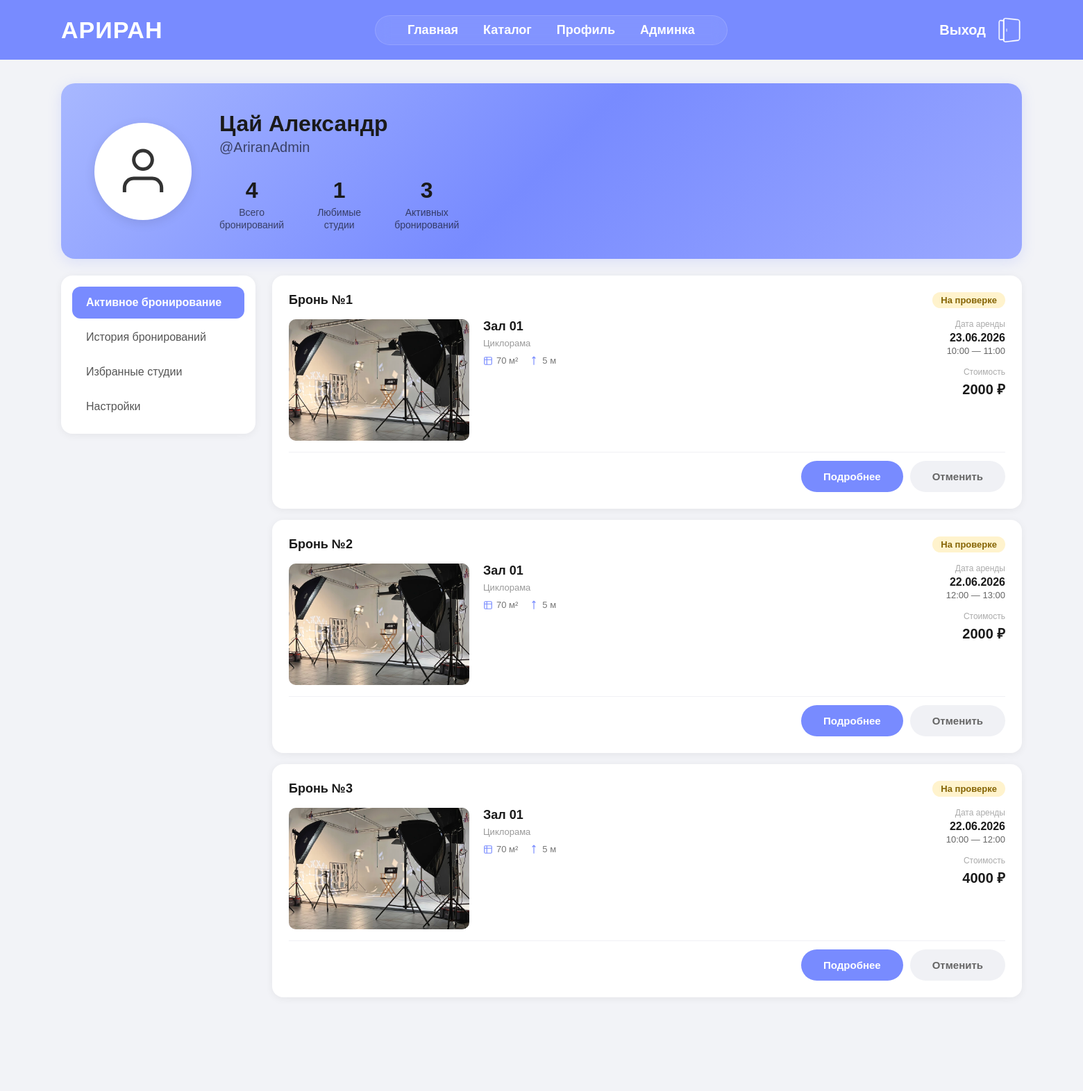
Page /profile/ (signed in, upper part) on the earlier database version.
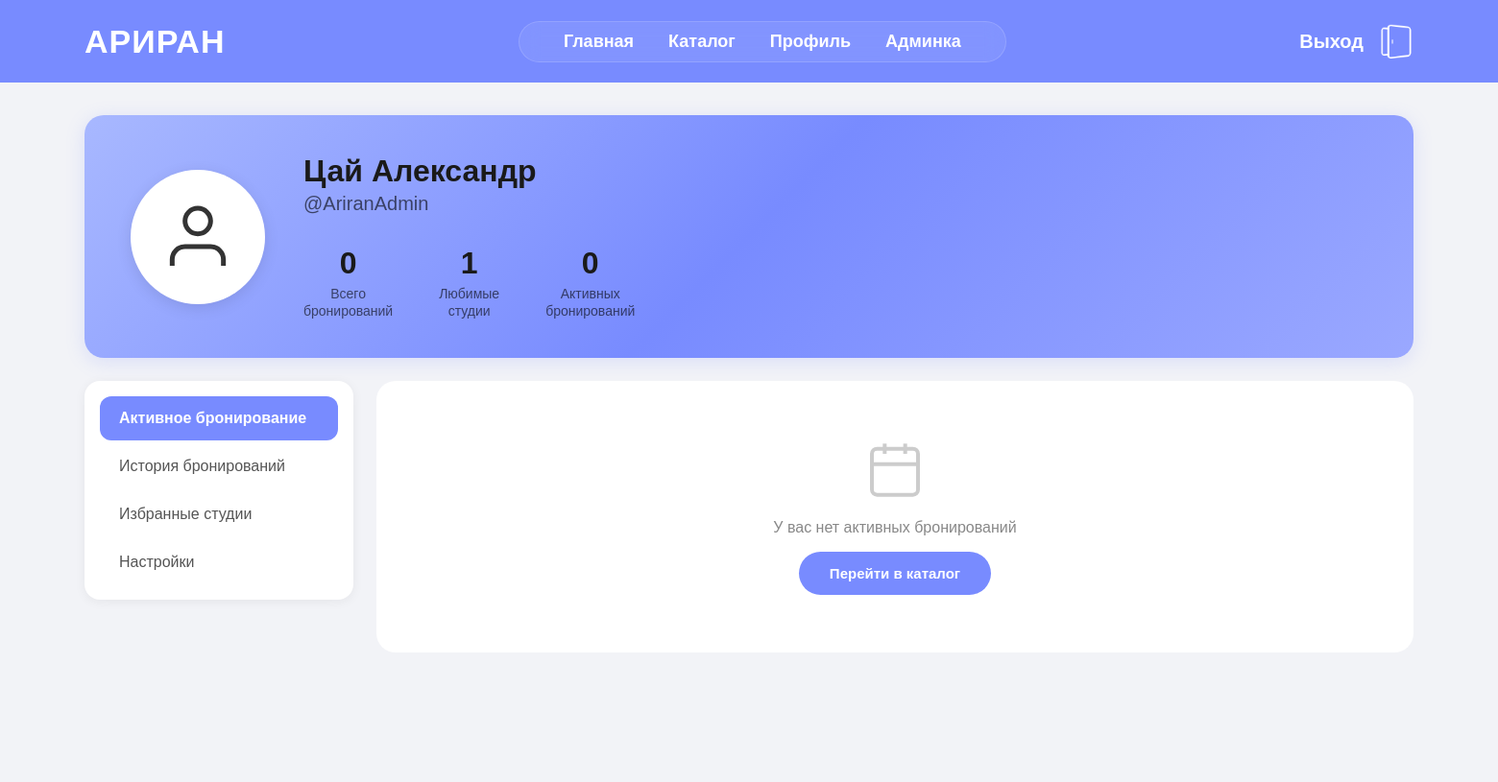
Same page on the later database version.
### studios/models.py (models this page shows, shortened)
class Booking(models.Model):
    STATUS_CHOICES = (
        ('pending', 'На проверке'),
        ('confirmed', 'Подтверждено'),
        ('rejected', 'Отклонено'),
    )
    user = models.ForeignKey(User, on_delete=models.CASCADE, related_name='bookings', null=False)
    studio = models.ForeignKey(Studio, on_delete=models.CASCADE, related_name='bookings', null=False)
    start_time = models.DateTimeField('Начало', null=False)
    end_time = models.DateTimeField('Окончание', null=False)
    equipment = models.ManyToManyField(Equipment, blank=True, related_name='bookings', verbose_name='Оборудование')
    status = models.CharField('Статус', max_length=20, choices=STATUS_CHOICES, default='pending', null=False)
    rejection_reason = models.TextField('Причина отклонения', null=True, blank=True)
    created_at = models.DateTimeField('Дата создания', auto_now_add=True, null=False)
    class Meta:
        verbose_name = 'Бронирование'
        verbose_name_plural = 'Бронирования'
        db_table = 'booking'
        ordering = ['-start_time']
    def total_price(self):
        from decimal import Decimal
        hours = Decimal(str((self.end_time - self.start_time).total_seconds() / 3600))
        return int(hours * self.studio.price_per_hour)

class Studio(models.Model):
    name = models.CharField('Название', max_length=255, null=False)
    category = models.ForeignKey(
        Category, on_delete=models.CASCADE,
        related_name='studios',
        null=True, blank=True,
        verbose_name='Категория'
    )
    interior = models.ForeignKey(
        Interior, on_delete=models.CASCADE,
        related_name='studios',
        null=True, blank=True,
        verbose_name='Интерьер'
    )
    description = models.TextField('Описание', null=False)
    price_per_hour = models.DecimalField('Цена за час', max_digits=10, decimal_places=2, null=False)
    area = models.IntegerField('Площадь (м²)', null=False)
    ceiling_height = models.IntegerField('Высота потолков (м)', default=3, null=False)
    is_available = models.BooleanField('Доступна', default=True, null=False)
    created_at = models.DateTimeField('Дата добавления', auto_now_add=True, null=False)
    class Meta:
        verbose_name = 'Студия'
        verbose_name_plural = 'Студии'
        db_table = 'studio'
        ordering = ['name']

class StudioPhoto(models.Model):
    studio = models.ForeignKey(
        Studio, on_delete=models.CASCADE,
        related_name='photos',
        null=False,
        verbose_name='Студия'
    )
    image = models.ImageField('Фото', upload_to='studios/', null=False)
    order = models.IntegerField('Порядок', default=0, null=False)
    class Meta:
        verbose_name = 'Фотография студии'
        verbose_name_plural = 'Фотографии студий'
        db_table = 'studiophoto'
        ordering = ['order']

class Category(models.Model):
    name = models.CharField('Название категории', max_length=100, unique=True)
    description = models.TextField('Описание', blank=True)
    class Meta:
        verbose_name = 'Категория'
        verbose_name_plural = 'Категории'
        db_table = 'category'
        ordering = ['name']

### studios/views.py (the view)
# urls.py: path('profile/', views.user_profile, name='profile'),
def user_profile(request):
    if not request.user.is_authenticated:
        return redirect('studios:login')
    user = request.user
    all_bookings = Booking.objects.filter(user=user).select_related('studio').prefetch_related('equipment')
    active_bookings = all_bookings.filter(status__in=['pending', 'confirmed'])
    history_bookings = all_bookings.filter(status__in=['rejected'])
    favorite_studios = Studio.objects.filter(favorited_by__user=user)
    total_bookings = all_bookings.count()
    active_count = active_bookings.count()
    favorites_count = favorite_studios.count()
    active_tab = request.GET.get('tab', 'active')
    context = {
        'user': user,
        'all_bookings': all_bookings,
        'active_bookings': active_bookings,
        'history_bookings': history_bookings,
        'favorite_studios': favorite_studios,
        'total_bookings': total_bookings,
        'active_count': active_count,
        'favorites_count': favorites_count,
        'active_tab': active_tab,
    }
    return render(request, 'studios/profile.html', context)

### studios/templates/studios/profile.html (shortened to what the changed rows need)
{% extends 'studios/base.html' %}
{% load static %}
{% block content %}
<div class="profile-page">
    <div class="profile-header">
        <div class="profile-info">
            <div class="profile-stats">
                <div class="stat-item">
                    <div class="stat-value">{{ total_bookings }}</div>
                    <div class="stat-label">Всего<br>бронирований</div>
                </div>
                <div class="stat-item">
                    <div class="stat-value">{{ active_count }}</div>
                    <div class="stat-label">Активных<br>бронирований</div>
                </div>
            </div>
        </div>
    </div>
    <div class="profile-content">
        <main class="profile-main">
            {% if active_tab == 'active' %}
                <div class="bookings-list">
                    {% for booking in active_bookings %}
                    <div class="booking-card">
                        <div class="booking-card-top">
                            <div class="booking-header">Бронь №{{ forloop.counter }}</div>
                            <span class="booking-status {{ booking.status }}">
                                {% if booking.status == 'pending' %}На проверке{% elif booking.status == 'confirmed' %}Подтверждено{% endif %}
                            </span>
                        </div>
                        <div class="booking-card-body">
                            <div class="booking-photo">
                                {% if booking.studio.photos.first %}
                                    <img src="{{ booking.studio.photos.first.image.url }}" alt="{{ booking.studio.name }}">
                                {% else %}
                                    <img src="{% static 'images/empty-studio.jpg' %}" alt="Нет фото">
                                {% endif %}
                            </div>
                            <div class="booking-info">
                                <div class="booking-studio-name">{{ booking.studio.name }}</div>
                                {% if booking.studio.category %}
                                    <div class="booking-category">{{ booking.studio.category.name }}</div>
                                {% endif %}
                                <div class="booking-meta">
                                    <div class="booking-meta-item">
                                        <svg viewBox="0 0 24 24" fill="none" stroke="currentColor" stroke-width="2"><rect x="3" y="3" width="18" height="18" rx="2"/><path d="M3 9h18M9 3v18"/></svg>
                                        {{ booking.studio.area }} м²
                                    </div>
                                    <div class="booking-meta-item">
                                        <svg viewBox="0 0 24 24" fill="none" stroke="currentColor" stroke-width="2"><path d="M12 2v20M8 6l4-4 4 4"/></svg>
                                        {{ booking.studio.ceiling_height }} м
                                    </div>
                                </div>
                            </div>
                            <div class="booking-card-right">
                                <div class="booking-datetime">
                                    <div class="label">Дата аренды</div>
                                    {% if booking.start_time|date:"d.m.Y" == booking.end_time|date:"d.m.Y" %}
                                        <div class="date">{{ booking.start_time|date:"d.m.Y" }}</div>
                                        <div class="time">{{ booking.start_time|date:"H:i" }} — {{ booking.end_time|date:"H:i" }}</div>
                                    {% endif %}
                                </div>
                                <div class="booking-price-block">
                                    <div class="label">Стоимость</div>
                                    <div class="price">{{ booking.total_price }} ₽</div>
                                </div>
                            </div>
                        </div>
                        <div class="booking-actions">
                            <a href="{% url 'studios:studio_detail' booking.studio.pk %}" class="btn-details">Подробнее</a>
                            <a href="{% url 'studios:cancel_booking' booking.pk %}" class="btn-cancel"
                               onclick="return confirm('Вы уверены, что хотите отменить бронирование?')">Отменить</a>
                        </div>
                    </div>
                    {% empty %}
                    <div class="empty-state">
                        <svg viewBox="0 0 24 24" fill="none" stroke="currentColor" stroke-width="1.5"><rect x="3" y="4" width="18" height="18" rx="2" ry="2"/><line x1="16" y1="2" x2="16" y2="6"/><line x1="8" y1="2" x2="8" y2="6"/><line x1="3" y1="10" x2="21" y2="10"/></svg>
                        <p>У вас нет активных бронирований</p>
                        <a href="{% url 'studios:catalog' %}" class="btn-details" style="margin-top: 16px;">Перейти в каталог</a>
                    </div>
                    {% endfor %}
                </div>
            {% endif %}
        </main>
    </div>
</div>
{% endblock %}

Differences in the rows shown:
removed Booking: status "На проверке", studio.photos.first.image (picture), studio.name "Зал 01", studio.category.name "Циклорама", studio.area "70", studio.ceiling_height "5", start_time "23.06.2026", start_time "10:00", end_time "11:00", total_price "2000"
removed Booking: status "На проверке", studio.photos.first.image (picture), studio.name "Зал 01", studio.category.name "Циклорама", studio.area "70", studio.ceiling_height "5", start_time "22.06.2026", start_time "12:00", end_time "13:00", total_price "2000"
removed Booking: status "На проверке", studio.photos.first.image (picture), studio.name "Зал 01", studio.category.name "Циклорама", studio.area "70", studio.ceiling_height "5", start_time "22.06.2026", start_time "10:00", end_time "12:00", total_price "4000"
Other differences:
{{ total_bookings }}: "4" → "0"
{{ active_count }}: "3" → "0"
text now shown: "У вас нет активных бронирований Перейти в каталог"
